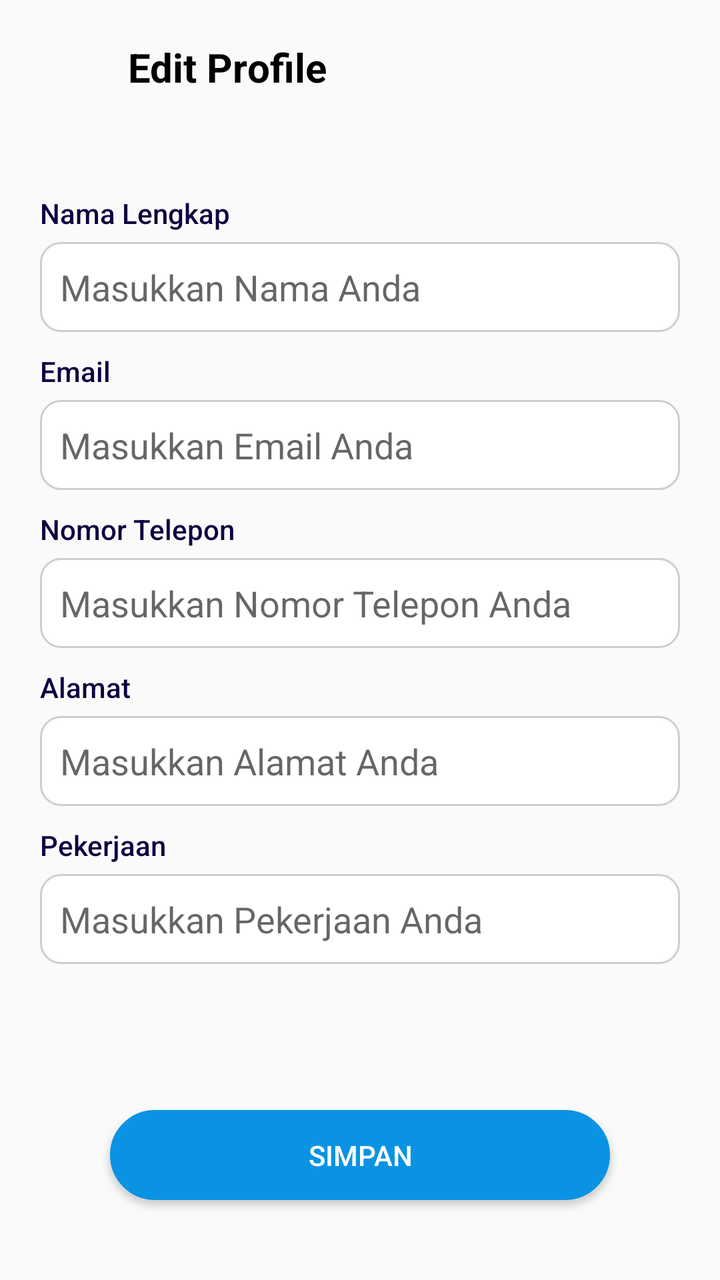
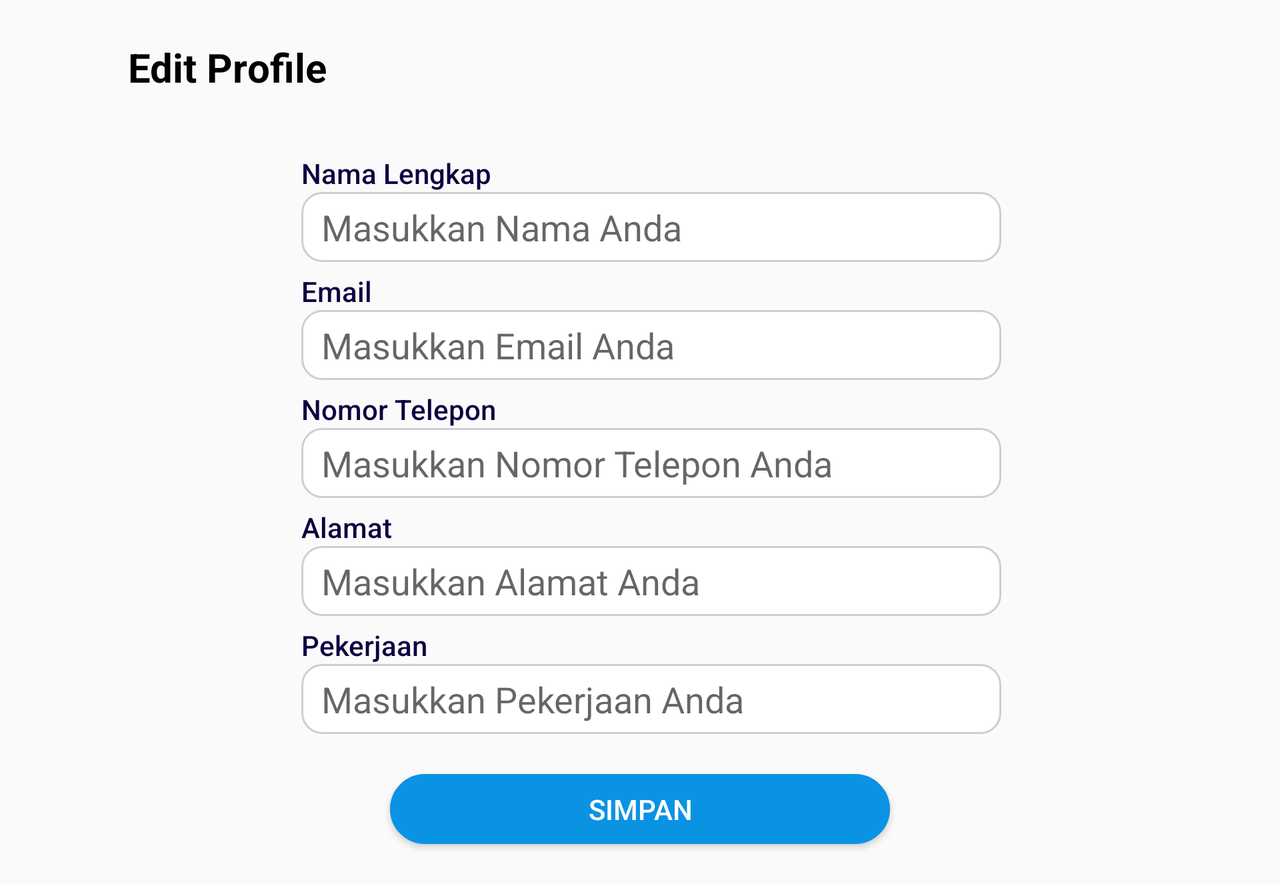

First picture: res/layout/ on a phone held upright. Second picture: the repository's own variant of that layout, on a device whose configuration matches the variant's folder. Source for both follows.
<!-- AndroidManifest.xml: application theme Theme.JobSeeker -->
<!-- res/layout/activity_edit_profile.xml -->
<?xml version="1.0" encoding="utf-8"?>
<androidx.constraintlayout.widget.ConstraintLayout xmlns:android="http://schemas.android.com/apk/res/android"
    xmlns:app="http://schemas.android.com/apk/res-auto"
    xmlns:tools="http://schemas.android.com/tools"
    android:layout_width="match_parent"
    android:layout_height="match_parent"
    tools:context=".EditProfile">

    <ImageView
        android:id="@+id/imageBack"
        android:layout_width="24dp"
        android:layout_height="24dp"
        android:layout_marginStart="20dp"
        android:layout_marginTop="20dp"
        android:contentDescription="@string/todo_14"
        android:src="@drawable/image_back"
        app:layout_constraintBottom_toBottomOf="parent"
        app:layout_constraintEnd_toEndOf="parent"
        app:layout_constraintHorizontal_bias="0.0"
        app:layout_constraintStart_toStartOf="parent"
        app:layout_constraintTop_toTopOf="parent"
        app:layout_constraintVertical_bias="0.0" />

    <TextView
        android:id="@+id/textView30"
        android:layout_width="wrap_content"
        android:layout_height="wrap_content"
        android:layout_marginStart="20dp"
        android:layout_marginTop="20dp"
        android:fontFamily="sans-serif"
        android:text="@string/edit_profile_2"
        android:textColor="#000000"
        android:textSize="20sp"
        android:textStyle="bold"
        app:layout_constraintBottom_toBottomOf="parent"
        app:layout_constraintEnd_toEndOf="parent"
        app:layout_constraintHorizontal_bias="0.0"
        app:layout_constraintStart_toEndOf="@+id/imageBack"
        app:layout_constraintTop_toTopOf="parent"
        app:layout_constraintVertical_bias="0.0" />

    <TextView
        android:id="@+id/fullName"
        android:layout_width="wrap_content"
        android:layout_height="wrap_content"
        android:layout_marginStart="20dp"
        android:layout_marginTop="50dp"
        android:fontFamily="sans-serif-medium"
        android:text="@string/nama_lengkap"
        android:textColor="#0D0140"
        app:layout_constraintBottom_toBottomOf="parent"
        app:layout_constraintEnd_toEndOf="parent"
        app:layout_constraintHorizontal_bias="0.0"
        app:layout_constraintStart_toStartOf="parent"
        app:layout_constraintTop_toBottomOf="@+id/textView30"
        app:layout_constraintVertical_bias="0.0" />

    <EditText
        android:id="@+id/formFullName"
        android:layout_width="match_parent"
        android:layout_height="45dp"
        android:layout_marginStart="20dp"
        android:layout_marginTop="5dp"
        android:layout_marginEnd="20dp"
        android:autofillHints=""
        android:background="@drawable/bg_rounded_ed"
        android:ems="10"
        android:hint="@string/masukkan_nama_anda"
        android:inputType="textPersonName"
        android:paddingStart="10dp"
        android:paddingEnd="0dp"
        app:layout_constraintBottom_toBottomOf="parent"
        app:layout_constraintEnd_toEndOf="parent"
        app:layout_constraintStart_toStartOf="parent"
        app:layout_constraintTop_toBottomOf="@+id/fullName"
        app:layout_constraintVertical_bias="0.0"
        tools:ignore="TouchTargetSizeCheck,TextContrastCheck" />

    <TextView
        android:id="@+id/email"
        android:layout_width="wrap_content"
        android:layout_height="wrap_content"
        android:layout_marginStart="20dp"
        android:layout_marginTop="10dp"
        android:fontFamily="sans-serif-medium"
        android:text="@string/email"
        android:textColor="#0D0140"
        app:layout_constraintBottom_toBottomOf="parent"
        app:layout_constraintEnd_toEndOf="parent"
        app:layout_constraintHorizontal_bias="0.0"
        app:layout_constraintStart_toStartOf="parent"
        app:layout_constraintTop_toBottomOf="@+id/formFullName"
        app:layout_constraintVertical_bias="0.0" />

    <EditText
        android:id="@+id/formEmail"
        android:layout_width="match_parent"
        android:layout_height="45dp"
        android:layout_marginStart="20dp"
        android:layout_marginTop="5dp"
        android:layout_marginEnd="20dp"
        android:autofillHints=""
        android:background="@drawable/bg_rounded_ed"
        android:ems="10"
        android:hint="@string/masukkan_email_anda"
        android:inputType="textEmailAddress"
        android:paddingStart="10dp"
        android:paddingEnd="0dp"
        app:layout_constraintBottom_toBottomOf="parent"
        app:layout_constraintEnd_toEndOf="parent"
        app:layout_constraintHorizontal_bias="0.0"
        app:layout_constraintStart_toStartOf="parent"
        app:layout_constraintTop_toBottomOf="@+id/email"
        app:layout_constraintVertical_bias="0.0"
        tools:ignore="TouchTargetSizeCheck,TextContrastCheck" />

    <TextView
        android:id="@+id/phoneNumber"
        android:layout_width="wrap_content"
        android:layout_height="wrap_content"
        android:layout_marginStart="20dp"
        android:layout_marginTop="10dp"
        android:fontFamily="sans-serif-medium"
        android:text="@string/nomor_telepon"
        android:textColor="#0D0140"
        app:layout_constraintBottom_toBottomOf="parent"
        app:layout_constraintEnd_toEndOf="parent"
        app:layout_constraintHorizontal_bias="0.0"
        app:layout_constraintStart_toStartOf="parent"
        app:layout_constraintTop_toBottomOf="@+id/formEmail"
        app:layout_constraintVertical_bias="0.0" />

    <EditText
        android:id="@+id/formPhoneNumber"
        android:layout_width="match_parent"
        android:layout_height="45dp"
        android:layout_marginStart="20dp"
        android:layout_marginTop="5dp"
        android:layout_marginEnd="20dp"
        android:autofillHints=""
        android:background="@drawable/bg_rounded_ed"
        android:ems="10"
        android:hint="@string/masukkan_nomor_telepon_anda"
        android:inputType="phone"
        android:paddingStart="10dp"
        android:paddingEnd="0dp"
        app:layout_constraintBottom_toBottomOf="parent"
        app:layout_constraintEnd_toEndOf="parent"
        app:layout_constraintStart_toStartOf="parent"
        app:layout_constraintTop_toBottomOf="@+id/phoneNumber"
        app:layout_constraintVertical_bias="0.0"
        tools:ignore="TouchTargetSizeCheck,TextContrastCheck" />

    <TextView
        android:id="@+id/address"
        android:layout_width="wrap_content"
        android:layout_height="wrap_content"
        android:layout_marginStart="20dp"
        android:layout_marginTop="10dp"
        android:fontFamily="sans-serif-medium"
        android:text="@string/alamat"
        android:textColor="#0D0140"
        app:layout_constraintBottom_toBottomOf="parent"
        app:layout_constraintEnd_toEndOf="parent"
        app:layout_constraintHorizontal_bias="0.0"
        app:layout_constraintStart_toStartOf="parent"
        app:layout_constraintTop_toBottomOf="@+id/formPhoneNumber"
        app:layout_constraintVertical_bias="0.0" />

    <EditText
        android:id="@+id/formAddress"
        android:layout_width="match_parent"
        android:layout_height="45dp"
        android:layout_marginStart="20dp"
        android:layout_marginTop="5dp"
        android:layout_marginEnd="20dp"
        android:autofillHints=""
        android:background="@drawable/bg_rounded_ed"
        android:ems="10"
        android:hint="@string/masukkan_alamat_anda"
        android:inputType="text"
        android:paddingStart="10dp"
        android:paddingEnd="0dp"
        app:layout_constraintBottom_toBottomOf="parent"
        app:layout_constraintEnd_toEndOf="parent"
        app:layout_constraintStart_toStartOf="parent"
        app:layout_constraintTop_toBottomOf="@+id/address"
        app:layout_constraintVertical_bias="0.0"
        tools:ignore="TouchTargetSizeCheck,TextContrastCheck" />

    <TextView
        android:id="@+id/job"
        android:layout_width="wrap_content"
        android:layout_height="wrap_content"
        android:layout_marginStart="20dp"
        android:layout_marginTop="10dp"
        android:fontFamily="sans-serif-medium"
        android:text="@string/pekerjaan"
        android:textColor="#0D0140"
        app:layout_constraintBottom_toBottomOf="parent"
        app:layout_constraintEnd_toEndOf="parent"
        app:layout_constraintHorizontal_bias="0.0"
        app:layout_constraintStart_toStartOf="parent"
        app:layout_constraintTop_toBottomOf="@+id/formAddress"
        app:layout_constraintVertical_bias="0.0" />

    <EditText
        android:id="@+id/formJob"
        android:layout_width="match_parent"
        android:layout_height="45dp"
        android:layout_marginStart="20dp"
        android:layout_marginTop="5dp"
        android:layout_marginEnd="20dp"
        android:autofillHints=""
        android:background="@drawable/bg_rounded_ed"
        android:ems="10"
        android:hint="@string/masukkan_pekerjaan_anda"
        android:inputType="text"
        android:paddingStart="10dp"
        android:paddingEnd="0dp"
        app:layout_constraintBottom_toBottomOf="parent"
        app:layout_constraintEnd_toEndOf="parent"
        app:layout_constraintStart_toStartOf="parent"
        app:layout_constraintTop_toBottomOf="@+id/job"
        app:layout_constraintVertical_bias="0.0"
        tools:ignore="TouchTargetSizeCheck,TextContrastCheck" />

    <Button
        android:id="@+id/btnSave"
        android:layout_width="250dp"
        android:layout_height="45dp"
        android:layout_marginBottom="40dp"
        android:background="@drawable/bg_roundedfull_btn"
        android:text="@string/simpan"
        android:textColor="#FFFFFF"
        app:layout_constraintBottom_toBottomOf="parent"
        app:layout_constraintEnd_toEndOf="parent"
        app:layout_constraintStart_toStartOf="parent"
        app:layout_constraintTop_toBottomOf="@+id/formJob"
        app:layout_constraintVertical_bias="1.0"
        tools:ignore="TouchTargetSizeCheck,TextContrastCheck" />

    <LinearLayout
        android:layout_width="match_parent"
        android:layout_height="730dp"
        android:elevation="10dp"
        app:layout_constraintBottom_toBottomOf="parent"
        app:layout_constraintEnd_toEndOf="parent"
        app:layout_constraintStart_toStartOf="parent"
        app:layout_constraintTop_toTopOf="parent"
        app:layout_constraintVertical_bias="0.0">

        <View
            android:id="@+id/dimView"
            android:layout_width="match_parent"
            android:layout_height="800dp"
            android:background="#80000000"
            android:visibility="invisible"
            app:layout_constraintBottom_toBottomOf="parent"
            app:layout_constraintEnd_toEndOf="parent"
            app:layout_constraintStart_toStartOf="parent"
            app:layout_constraintTop_toTopOf="parent" />
    </LinearLayout>

    <ProgressBar
        android:id="@+id/loadingProgressBar"
        android:layout_width="50dp"
        android:layout_height="50dp"
        android:visibility="invisible"
        app:layout_constraintBottom_toBottomOf="parent"
        app:layout_constraintEnd_toEndOf="parent"
        app:layout_constraintStart_toStartOf="parent"
        app:layout_constraintTop_toTopOf="parent" />

</androidx.constraintlayout.widget.ConstraintLayout>
<!-- resources referenced by this layout -->
<resources>
  <!-- drawable bg_rounded_ed (drawable) -->
  <?xml version="1.0" encoding="utf-8"?>
  <shape xmlns:android="http://schemas.android.com/apk/res/android"
      android:shape="rectangle">
      <solid android:color="@color/white"/>
      <stroke android:color="#CDCED4" android:width="1dp"/>
      <corners android:radius="10dp" />
  </shape>
  <!-- drawable bg_roundedfull_btn (drawable) -->
  <?xml version="1.0" encoding="utf-8"?>
  <shape xmlns:android="http://schemas.android.com/apk/res/android"
      android:padding="10dp"
      android:shape="rectangle" >
  
      <solid android:color="#0A93E3" />
  
      <corners
          android:radius="50dp" />
      <stroke android:width="2dp" android:color="#0A93E3" />
  
  </shape>
  <string name="alamat">Alamat</string>
  <string name="edit_profile_2">Edit Profile</string>
  <string name="email">Email</string>
  <string name="masukkan_alamat_anda">Masukkan Alamat Anda</string>
  <string name="masukkan_email_anda">Masukkan Email Anda</string>
  <string name="masukkan_nama_anda">Masukkan Nama Anda</string>
  <string name="masukkan_nomor_telepon_anda">Masukkan Nomor Telepon Anda</string>
  <string name="masukkan_pekerjaan_anda">Masukkan Pekerjaan Anda</string>
  <string name="nama_lengkap">Nama Lengkap</string>
  <string name="nomor_telepon">Nomor Telepon</string>
  <string name="pekerjaan">Pekerjaan</string>
  <string name="simpan">SIMPAN</string>
  <string name="todo_14">TODO</string>
  <style name="Theme.JobSeeker" parent="Base.Theme.JobSeeker" />
  <color name="white">#FFFFFFFF</color>
  <style name="Base.Theme.JobSeeker" parent="Theme.AppCompat.Light.NoActionBar">
          
          
      </style>
</resources>
<!-- res/layout-land/activity_edit_profile.xml (the repository's variant of the layout above) -->
<!-- drawn on the phone turned sideways -->
<?xml version="1.0" encoding="utf-8"?>
<ScrollView
    xmlns:android="http://schemas.android.com/apk/res/android"
    xmlns:app="http://schemas.android.com/apk/res-auto"
    xmlns:tools="http://schemas.android.com/tools"
    android:layout_width="match_parent"
    android:layout_height="match_parent">

    <androidx.constraintlayout.widget.ConstraintLayout
        android:layout_width="match_parent"
        android:layout_height="match_parent">

        <ImageView
            android:id="@+id/imageBack"
            android:layout_width="24dp"
            android:layout_height="24dp"
            android:layout_marginStart="20dp"
            android:layout_marginTop="20dp"
            android:contentDescription="@string/todo_14"
            android:src="@drawable/image_back"
            app:layout_constraintBottom_toBottomOf="parent"
            app:layout_constraintEnd_toEndOf="parent"
            app:layout_constraintHorizontal_bias="0.0"
            app:layout_constraintStart_toStartOf="parent"
            app:layout_constraintTop_toTopOf="parent"
            app:layout_constraintVertical_bias="0.0" />

        <TextView
            android:id="@+id/textView30"
            android:layout_width="wrap_content"
            android:layout_height="wrap_content"
            android:layout_marginStart="20dp"
            android:layout_marginTop="20dp"
            android:fontFamily="sans-serif"
            android:text="@string/edit_profile_2"
            android:textColor="#000000"
            android:textSize="20sp"
            android:textStyle="bold"
            app:layout_constraintBottom_toBottomOf="parent"
            app:layout_constraintEnd_toEndOf="parent"
            app:layout_constraintHorizontal_bias="0.0"
            app:layout_constraintStart_toEndOf="@+id/imageBack"
            app:layout_constraintTop_toTopOf="parent"
            app:layout_constraintVertical_bias="0.0" />

        <LinearLayout
            android:id="@+id/form_edit_profile"
            android:layout_width="350dp"
            android:layout_height="wrap_content"
            android:layout_marginTop="30dp"
            android:orientation="vertical"
            app:layout_constraintBottom_toBottomOf="parent"
            app:layout_constraintEnd_toEndOf="parent"
            app:layout_constraintHorizontal_bias="0.52"
            app:layout_constraintStart_toStartOf="parent"
            app:layout_constraintTop_toBottomOf="@+id/textView30"
            app:layout_constraintVertical_bias="0.0">

            <TextView
                android:id="@+id/fullName"
                android:layout_width="wrap_content"
                android:layout_height="wrap_content"
                android:fontFamily="sans-serif-medium"
                android:text="@string/nama_lengkap"
                android:textColor="#0D0140"
                app:layout_constraintBottom_toBottomOf="parent"
                app:layout_constraintEnd_toEndOf="parent"
                app:layout_constraintHorizontal_bias="0.0"
                app:layout_constraintStart_toStartOf="parent"
                app:layout_constraintTop_toBottomOf="@+id/textView30"
                app:layout_constraintVertical_bias="0.0" />

            <EditText
                android:id="@+id/formFullName"
                android:layout_width="match_parent"
                android:layout_height="35dp"
                android:autofillHints=""
                android:background="@drawable/bg_rounded_ed"
                android:ems="10"
                android:hint="@string/masukkan_nama_anda"
                android:inputType="textPersonName"
                android:paddingStart="10dp"
                android:paddingEnd="0dp"
                app:layout_constraintBottom_toBottomOf="parent"
                app:layout_constraintEnd_toEndOf="parent"
                app:layout_constraintStart_toStartOf="parent"
                app:layout_constraintTop_toBottomOf="@+id/fullName"
                app:layout_constraintVertical_bias="0.0"
                tools:ignore="TouchTargetSizeCheck,TextContrastCheck" />

            <TextView
                android:id="@+id/email"
                android:layout_width="wrap_content"
                android:layout_height="wrap_content"
                android:layout_marginTop="5dp"
                android:fontFamily="sans-serif-medium"
                android:text="@string/email"
                android:textColor="#0D0140"
                app:layout_constraintBottom_toBottomOf="parent"
                app:layout_constraintEnd_toEndOf="parent"
                app:layout_constraintHorizontal_bias="0.0"
                app:layout_constraintStart_toStartOf="parent"
                app:layout_constraintTop_toBottomOf="@+id/formFullName"
                app:layout_constraintVertical_bias="0.0" />

            <EditText
                android:id="@+id/formEmail"
                android:layout_width="match_parent"
                android:layout_height="35dp"
                android:autofillHints=""
                android:background="@drawable/bg_rounded_ed"
                android:ems="10"
                android:hint="@string/masukkan_email_anda"
                android:inputType="textEmailAddress"
                android:paddingStart="10dp"
                android:paddingEnd="0dp"
                app:layout_constraintBottom_toBottomOf="parent"
                app:layout_constraintEnd_toEndOf="parent"
                app:layout_constraintHorizontal_bias="0.0"
                app:layout_constraintStart_toStartOf="parent"
                app:layout_constraintTop_toBottomOf="@+id/email"
                app:layout_constraintVertical_bias="0.0"
                tools:ignore="TouchTargetSizeCheck,TextContrastCheck" />

            <TextView
                android:id="@+id/phoneNumber"
                android:layout_width="wrap_content"
                android:layout_height="wrap_content"
                android:layout_marginTop="5dp"
                android:fontFamily="sans-serif-medium"
                android:text="@string/nomor_telepon"
                android:textColor="#0D0140"
                app:layout_constraintBottom_toBottomOf="parent"
                app:layout_constraintEnd_toEndOf="parent"
                app:layout_constraintHorizontal_bias="0.0"
                app:layout_constraintStart_toStartOf="parent"
                app:layout_constraintTop_toBottomOf="@+id/formEmail"
                app:layout_constraintVertical_bias="0.0" />

            <EditText
                android:id="@+id/formPhoneNumber"
                android:layout_width="match_parent"
                android:layout_height="35dp"
                android:autofillHints=""
                android:background="@drawable/bg_rounded_ed"
                android:ems="10"
                android:hint="@string/masukkan_nomor_telepon_anda"
                android:inputType="phone"
                android:paddingStart="10dp"
                android:paddingEnd="0dp"
                app:layout_constraintBottom_toBottomOf="parent"
                app:layout_constraintEnd_toEndOf="parent"
                app:layout_constraintStart_toStartOf="parent"
                app:layout_constraintTop_toBottomOf="@+id/phoneNumber"
                app:layout_constraintVertical_bias="0.0"
                tools:ignore="TouchTargetSizeCheck,TextContrastCheck" />

            <TextView
                android:id="@+id/address"
                android:layout_width="wrap_content"
                android:layout_height="wrap_content"
                android:layout_marginTop="5dp"
                android:fontFamily="sans-serif-medium"
                android:text="@string/alamat"
                android:textColor="#0D0140"
                app:layout_constraintBottom_toBottomOf="parent"
                app:layout_constraintEnd_toEndOf="parent"
                app:layout_constraintHorizontal_bias="0.0"
                app:layout_constraintStart_toStartOf="parent"
                app:layout_constraintTop_toBottomOf="@+id/formPhoneNumber"
                app:layout_constraintVertical_bias="0.0" />

            <EditText
                android:id="@+id/formAddress"
                android:layout_width="match_parent"
                android:layout_height="35dp"
                android:autofillHints=""
                android:background="@drawable/bg_rounded_ed"
                android:ems="10"
                android:hint="@string/masukkan_alamat_anda"
                android:inputType="text"
                android:paddingStart="10dp"
                android:paddingEnd="0dp"
                app:layout_constraintBottom_toBottomOf="parent"
                app:layout_constraintEnd_toEndOf="parent"
                app:layout_constraintStart_toStartOf="parent"
                app:layout_constraintTop_toBottomOf="@+id/address"
                app:layout_constraintVertical_bias="0.0"
                tools:ignore="TouchTargetSizeCheck,TextContrastCheck" />

            <TextView
                android:id="@+id/job"
                android:layout_width="wrap_content"
                android:layout_height="wrap_content"
                android:layout_marginTop="5dp"
                android:fontFamily="sans-serif-medium"
                android:text="@string/pekerjaan"
                android:textColor="#0D0140"
                app:layout_constraintBottom_toBottomOf="parent"
                app:layout_constraintEnd_toEndOf="parent"
                app:layout_constraintHorizontal_bias="0.0"
                app:layout_constraintStart_toStartOf="parent"
                app:layout_constraintTop_toBottomOf="@+id/formAddress"
                app:layout_constraintVertical_bias="0.0" />

            <EditText
                android:id="@+id/formJob"
                android:layout_width="match_parent"
                android:layout_height="35dp"
                android:autofillHints=""
                android:background="@drawable/bg_rounded_ed"
                android:ems="10"
                android:hint="@string/masukkan_pekerjaan_anda"
                android:inputType="text"
                android:paddingStart="10dp"
                android:paddingEnd="0dp"
                app:layout_constraintBottom_toBottomOf="parent"
                app:layout_constraintEnd_toEndOf="parent"
                app:layout_constraintStart_toStartOf="parent"
                app:layout_constraintTop_toBottomOf="@+id/job"
                app:layout_constraintVertical_bias="0.0"
                tools:ignore="TouchTargetSizeCheck,TextContrastCheck" />

        </LinearLayout>

        <Button
            android:id="@+id/btnSave"
            android:layout_width="250dp"
            android:layout_height="35dp"
            android:layout_marginTop="20dp"
            android:layout_marginBottom="20dp"
            android:background="@drawable/bg_roundedfull_btn"
            android:text="@string/simpan"
            android:textColor="#FFFFFF"
            app:layout_constraintBottom_toBottomOf="parent"
            app:layout_constraintEnd_toEndOf="parent"
            app:layout_constraintStart_toStartOf="parent"
            app:layout_constraintTop_toBottomOf="@+id/form_edit_profile"
            app:layout_constraintVertical_bias="0.0"
            tools:ignore="TextContrastCheck,TouchTargetSizeCheck" />

    </androidx.constraintlayout.widget.ConstraintLayout>

</ScrollView>
